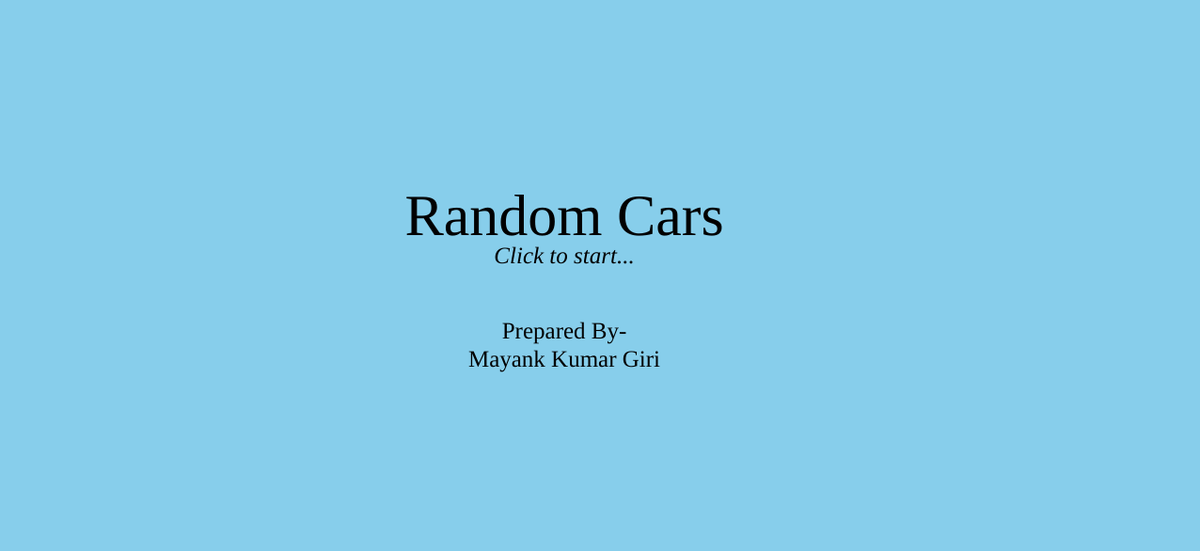
Frame 1 (no input)
Frame 60 (no input): identical to frame 1, image omitted
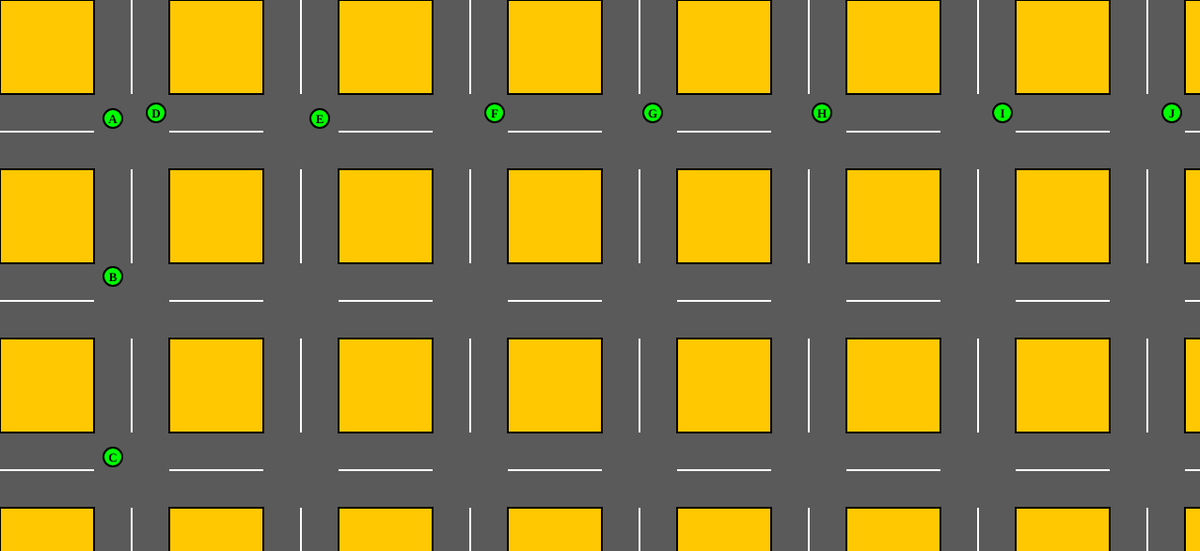
Frame 120 (the mouse pressed at the canvas centre since frame 60)

The p5.js sketch that drew these frames (run headless with seeded random() and noise() and a simulated clock; from frame 60 on, the mouse is pressed at the canvas centre):

// p5.js sketch
// ── sketch.js
class car
{
  constructor(r1,r2,s)
  {
    this.r1=r1;
    this.r2=r2;
    this.s=s;
  }

  create(x,y,aa)
  {
    strokeWeight(2);
    fill(0,255,0);
    ellipse(x,y,this.r1,this.r2);
    fill(0);
    textStyle(BOLD);
    textSize(13);
    text(aa,x,y+5);
  }
  
}

let x=[],y=[],i=0,j=0,m=0,choice=[],flag=[],g=[],co=[],my=0,pf=[],pd=[],alpha=['A','B','C','D','E','F','G','H','I','J'],clicked=0;

for(i=0;i<10;i++)
{
  pd[i]=0;
  if(i<3) choice[i]=2;
  else choice[i]=4;
  flag[i]=0;
  g[i]=0;
  co[i]=0;
  pf[i]=1;
}

function mousePressed()
{
  clicked=1;
}

function setup() 
{
  // put setup code here
  createCanvas(1276,586);
  for(i=0;i<10;i++)
  {
    if(i<3)
    { 
      car[i]=new car(20,20,2.5);
      x[i]=10;
      y[i]=120+(i*180);
    }
    else
    {
      car[i]=new car(20,20,2.5);
      x[i]=160+((i-3)*180);
      y[i]=10;
    }
  }
}

function draw() {
  // put drawing code here
  if(clicked==0)
  {
    background(135,206,235);
    strokeWeight(2);
    textSize(62);
    textAlign(CENTER);
    textFont('Times New Roman');
    text('Random Cars',600,250);
    textStyle(ITALIC);
    textSize(25);
    text('Click to start...',600,280);
    textStyle(NORMAL);
    textSize(25);
    text('Prepared By-',600,360);
    text('Mayank Kumar Giri',600,390);

  }
  else
  {
    background(90);
    strokeWeight(2);
    
    
    for(var i=0;i<width;i+=180)
      for (var j=0; j<height; j+=180) 
      {
        fill(255,200,0);
        strokeWeight(2);
        rect(i,j,100,100);
        strokeWeight(0);
        fill(255);
        rect(i+139,j,2,100);
        rect(i,j+139,100,2);
      }

    
    for(m=0;m<10;m++)
    {

      if(my>10)
      {  
        if(x[m]==width-10) x[m]=10;
        else if(x[m]==10) x[m]=width-10;
        if(y[m]==10) y[m]=height-10;
        else if(y[m]==height-10) y[m]=10;
      }

   
      car[m].create(x[m],y[m],alpha[m]);
      
      if(flag[m]==1)
      {
        choice[m]=random(1,5);
        choice[m]=floor(choice[m]);
        g[m]=0;
        pf[m]=1;
      }
      my=my+1;
      
      if(flag[m]==0)
      {
        switch(choice[m])
        {
          case 1:
            for(i=0;i<3;i++)
            {
              for(j=0;j<7;j++)
              {
                if((x[m]==(120+(j*180)))&&(y[m]==(160+(i*180))))
                {
                  flag[m]=1;
                  pf[m]=0;
                  pd[m]=choice[m];
                }
              }
              
            }
            break;
          case 2:
            for(i=0;i<3;i++)
            {
              for(j=0;j<7;j++)
              {
                if((x[m]==(120+(j*180)))&&(y[m]==(120+(i*180))))
                {
                  flag[m]=1;
                  pf[m]=0;
                  pd[m]=choice[m];
                }
              }
              
            }
            break;
            case 3:
            for(i=0;i<3;i++)
            {
              for(j=0;j<7;j++)
              {
                if((x[m]==(160+(j*180)))&&(y[m]==(160+(i*180))))
                {
                  flag[m]=1;
                  pf[m]=0;
                  pd[m]=choice[m];
                }
              }
              
            }
            break;
            case 4:
            for(i=0;i<3;i++)
            {
              for(j=0;j<7;j++)
              {
                if((x[m]==(160+(j*180)))&&(y[m]==(120+(i*180))))
                {
                  flag[m]=1;
                  pf[m]=0;
                  pd[m]=choice[m];
                }
              }
              
            }
            break;
        }
      }
      
      if(pd[m]==0 && pf[m]==1)
      {
        if(choice[m]==2)
        {
          x[m]=x[m]+2;
        }
        else if(choice[m]==4)
        {
          y[m]=y[m]+2;
        }
      }


      else if(pd[m]==1 && pf[m]==1)
      {
        
        flag[m]=0;
        switch(choice[m])
        {
          case 1:
            y[m]=y[m]-2;
            break;
          case 2:
            if(g[m]==0)
            {
                y[m]=y[m]-2;
                co[m]=co[m]+2;
                if(co[m]==40)
                {
                  g[m]=1;
                  co[m]=0;
                }
            }
            if(g[m]==1) x[m]=x[m]+2;
            break;
          case 3:
            x[m]=x[m]-2;
            break;
          case 4:
            if(g[m]==0)
            {
                x[m]=x[m]+2;
                co[m]=co[m]+2;
                if(co[m]==40)
                {
                  g[m]=1;
                  co[m]=0;
                }
            }
            if(g[m]==1) y[m]=y[m]+2;
            break;
        }
      }

      else if(pd[m]==2 && pf[m]==1)
      {
        
        flag[m]=0;
        switch(choice[m])
        {
          case 1:
            y[m]=y[m]-2;
            break;
          case 2:
            x[m]=x[m]+2;
            break;
          case 3:
            if(g[m]==0)
            {
                y[m]=y[m]+2;
                co[m]=co[m]+2;
                if(co[m]==40)
                {
                  g[m]=1;
                  co[m]=0;
                }
            }
            if(g[m]==1) x[m]=x[m]-2;
            break;
          case 4:
            if(g[m]==0)
            {
                x[m]=x[m]+2;
                co[m]=co[m]+2;
                if(co[m]==40)
                {
                  g[m]=1;
                  co[m]=0;
                }
            }
            if(g[m]==1) y[m]=y[m]+2;
            break;
        }
      }

      else if(pd[m]==3 && pf[m]==1)
      {
        
        flag[m]=0;
        switch(choice[m])
        {
          case 1:
            if(g[m]==0)
            {
                x[m]=x[m]-2;
                co[m]=co[m]+2;
                if(co[m]==40)
                {
                  g[m]=1;
                  co[m]=0;
                }
            }
            if(g[m]==1) y[m]=y[m]-2;
            break;
          case 2:
            if(g[m]==0)
            {
                y[m]=y[m]-2;
                co[m]=co[m]+2;
                if(co[m]==40)
                {
                  g[m]=1;
                  co[m]=0;
                }
            }
            if(g[m]==1) x[m]=x[m]+2;
            break;
          case 3:
            x[m]=x[m]-2;
            break;
          case 4:
            y[m]=y[m]+2;
            break;
        }
      }
      
      else if(pd[m]==4 && pf[m]==1)
      {
        
        flag[m]=0;
        switch(choice[m])
        {
          case 1:
            if(g[m]==0)
            {
                x[m]=x[m]-2;
                co[m]=co[m]+2;
                if(co[m]==40)
                {
                  g[m]=1;
                  co[m]=0;
                }
            }
            if(g[m]==1) y[m]=y[m]-2;
            break;
          case 2:
            x[m]=x[m]+2;
            break;
          case 3:
            if(g[m]==0)
            {
                y[m]=y[m]+2;
                co[m]=co[m]+2;
                if(co[m]==40)
                {
                  g[m]=1;
                  co[m]=0;
                }
            }
            if(g[m]==1) x[m]=x[m]-2;
            break;
          case 4:
            y[m]=y[m]+2;
            break;
        }
      }
    }
  }
}
